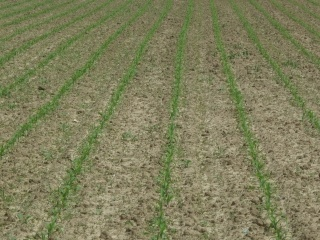
#> input picture CropRowDetection/Images/crop_row_023.JPG, 320 x 240 px, found by its file name
$ jupyter execute --allow-errors forpres.ipynb   (older library calls are emulated)
#> lines starting #> are read from the running program, lines starting #| are printed output that depends on the picture; after the words box and inside, x2 and y2 are one past the last pixel; in counts of white or black regions, pixels touching at a corner belong together
#> further down, image is the input picture: shape (240, 320, 3); mean B, G, R 91.7, 126.7, 127
### FinalAlgorithm/Preprocessing.py
import numpy as np
import cv2
from scipy.signal import medfilt
from PIL import Image
from colormap import rgb2hex, hex2rgb
from skimage.color import rgb2lab
import extcolors
import matplotlib.pyplot as plt
import pandas as pd


VID = 0
IMG = 1


def init(image, mode):

    av_info = 0
    height_sky = sky_process(image)
    col_veg = extract_veg_colour(image) #maybe to do it image with no sky?
    if (mode==VID):
        av_info = get_average_data(image, col_veg) #put this in init

    return height_sky, col_veg, av_info


def get_sky_region_gradient(image):
    """
    input : rgb image
    output : image with ground px put to 0
    """

    w = image.shape[1]
#> w = 320
    img_gray = cv2.cvtColor(image, cv2.COLOR_BGR2GRAY)
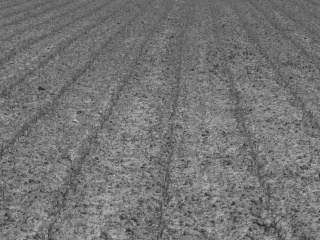
#> img_gray: shape (240, 320); min 37, max 197, mean 116.3
    img_gray = cv2.blur(img_gray, (9, 3))
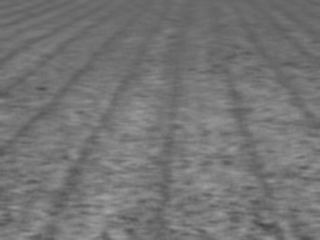
#> img_gray: shape (240, 320); min 69, max 162, mean 116.3
    img_gray = cv2.medianBlur(img_gray, 5)
    lap = cv2.Laplacian(img_gray, cv2.CV_8U)
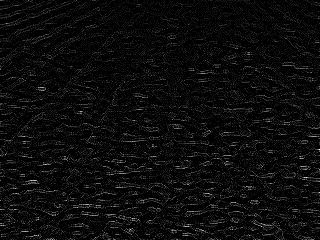
#> lap: shape (240, 320); min 0, max 24, mean 1.1; drawn with min black and max white

    gradient_mask = (lap < 5).astype(np.uint8) # keep region with small laplacian
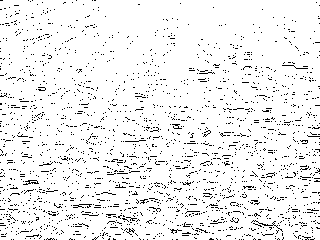
#> gradient_mask: shape (240, 320); values 0 (black) and 1 (white), 93.8% white; black in thin lines or dots

    kernel = cv2.getStructuringElement(cv2.MORPH_RECT, (9, 3))
    mask = cv2.morphologyEx(gradient_mask, cv2.MORPH_ERODE, kernel) #erosion, minimum of neighbouring px
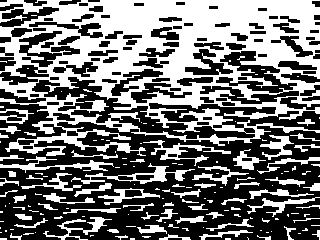
#> mask: shape (240, 320); values 0 (black) and 1 (white), 44.3% white; 157 white regions (94 under 20 px), largest, box (x1, y1, x2, y2) and area: (0, 0, 320, 156) 25596, (71, 163, 195, 184) 619, (0, 156, 114, 173) 527

    for i in range(w): #for each column
        raw = mask[:, i]
        after_median = medfilt(raw, 19)
        try:
            first_zero_index = np.where(after_median == 0)[0][0]
            first_one_index = np.where(after_median == 1)[0][0]
            if first_zero_index > 20: # if the sky is bigger then 20 px starting from the top
                mask[first_one_index:first_zero_index, i] = 1 # put 1 between sky and land
                mask[first_zero_index:, i] = 0 # put 0 in land (appears black)
                mask[:first_one_index, i] = 0 # put 0 before the sky starts
        except:
            continue
#> this loop made 320 passes
#> (first_zero_index, first_one_index) on passes 1 to 3: (0, 6), (0, 6), (0, 24)
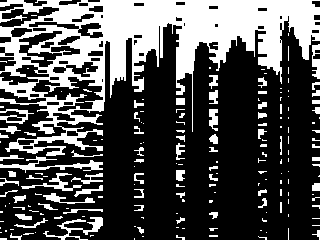
#> mask: shape (240, 320); values 0 (black) and 1 (white), 31.4% white; 183 white regions (116 under 20 px), largest, box (x1, y1, x2, y2) and area: (0, 0, 320, 156) 18798, (0, 156, 103, 173) 496, (43, 217, 103, 240) 389

    grad_sky = cv2.bitwise_and(image, image, mask = mask)
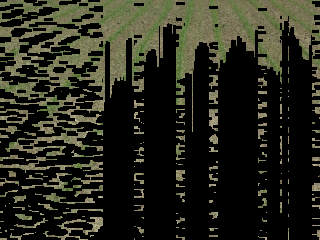
#> grad_sky: shape (240, 320, 3); mean R, G, B 38.8, 39.3, 27.8

    return grad_sky


def cut_image_from_mask(grad_sky,img):
    """
    input : gradient of the image, image
    output : height of the sky
    """

    low = np.array([1,1,1])
    high = np.array([256,256,256])
    masked_sky = cv2.inRange(grad_sky, low, high)
    sky_height = 0

    h,w = masked_sky.shape
#> h = 240; w = 320
    i = h #start from the buttom of the image
#> i = 240
    count = flag = j = 0

    while((i>0) & (flag==0)): # slowly go up, stopping if 50% of a row is considered sky
        i = i-1
        j = count = 0
        while(j<w):
            if (masked_sky[i,j] == 255) : # if px is sky
                count = count + 1
            j = j+1
            if (count > (w*0.5)):
                sky_height = i;
                flag = 1
#> after the loop, i = 60

    return sky_height


def sky_process(image) :
    """
    input : image rgb with sky on
    output : height of the sky
    """

    grad_sky = get_sky_region_gradient(image)
    height_sky = cut_image_from_mask(grad_sky, image)
#> height_sky = 60

    if (height_sky>(image.shape[0])/2): #if too much sky
        height_sky = 0

    return height_sky


# [12 lines left out: function colors_to_array, not called in this run]


def extract_rgb_colours(image):
    """
    input : rgb image as np array
    output : list of main rgb colors
    """
    image_pil = Image.fromarray(image)
    colors_x = extcolors.extract_from_image(image_pil, tolerance = 6, limit=10) # 3, limit = 16) #16)
    rgb_colours = colors_to_array(colors_x)
    donuts(colors_x)# for debugging
    return rgb_colours


def rgb_to_hex(rgb):
    return '%02x%02x%02x' % rgb


# [35 lines left out: functions extract_greenest_colour, get_average_data, not called in this run]


def extract_veg_colour(image):
    """
    input : image, rgb space
    output : colour of the vegetation to be used in later masking
    """

    rgb_colours = extract_rgb_colours(image)
    colour = extract_greenest_colour(rgb_colours, image)

    return colour


# [77 lines left out: functions mask_vegetation, in_colour_range, get_vegetation_mask, donuts, not called in this run]

### FinalAlgorithm/forpres.ipynb
[cell 1]
import cv2
import numpy as np
import os
import matplotlib.pyplot as plt
import Preprocessing

[cell 2]
image = cv2.imread(os.path.join('/home/roxane/Desktop/M3_2022/Caterra/dataset_straigt_lines', 'crop_row_023.JPG'))
image = cv2.cvtColor(image, cv2.COLOR_BGR2RGB)

[cell 3]
plt.imshow(image)

#> (a cell that did not finish here is left out)

vegetation_mask = Preprocessing.get_vegetation_mask(image, height_sky, col_veg, 1, av_info)

#> (a cell that did not finish here is left out)

#> (a cell that did not finish here is left out)

$ run again, with CropRowDetection/Images/crop_row_001.JPG copied over CropRowDetection/Images/crop_row_023.JPG
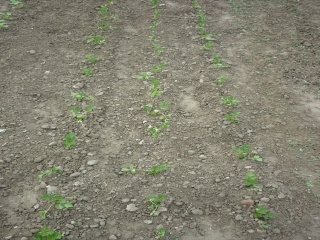
#> input picture CropRowDetection/Images/crop_row_001.JPG, 320 x 240 px, found by its file name
#> image is the input picture: shape (240, 320, 3); mean B, G, R 113.1, 129.9, 131.3
#> gradient_mask: shape (240, 320); values 0 (black) and 1 (white), 92.9% white; black in thin lines or dots
#> the loop in get_sky_region_gradient, `for i in range(w):` made 320 passes
#> (first_zero_index, first_one_index) on passes 1 to 3: (0, 15), (0, 41), (0, 44)
#> after the loop in get_sky_region_gradient, `for i in range(w):`:
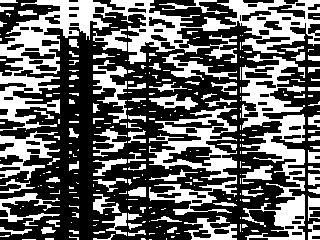
#> mask: shape (240, 320); values 0 (black) and 1 (white), 38.5% white; 255 white regions (164 under 20 px), largest, box (x1, y1, x2, y2) and area: (0, 0, 320, 131) 9842, (242, 54, 305, 240) 4946, (149, 106, 237, 215) 3380
#> in get_sky_region_gradient, `grad_sky = cv2.bitwise_and(image, image, mask = mask)`:
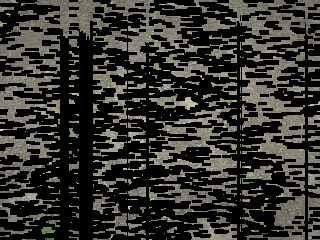
#> grad_sky: shape (240, 320, 3); mean R, G, B 51.8, 51, 44.8
#> in sky_process, `height_sky = cut_image_from_mask(grad_sky, image)`: height_sky = 199
#> in init, `height_sky = sky_process(image)`: height_sky = 0

$ run again, with CropRowDetection/Images/crop_row_002.JPG copied over CropRowDetection/Images/crop_row_023.JPG
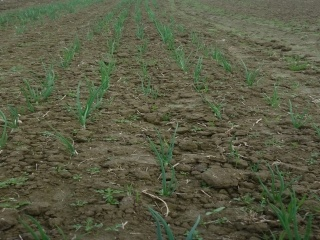
#> input picture CropRowDetection/Images/crop_row_002.JPG, 320 x 240 px, found by its file name
#> image is the input picture: shape (240, 320, 3); mean B, G, R 68.5, 91.7, 89.3
#> in get_sky_region_gradient, `gradient_mask = (lap < 5).astype(np.uint8)`:
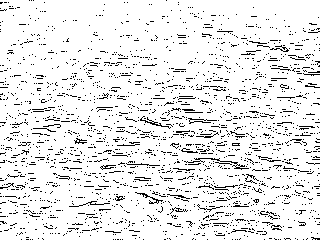
#> gradient_mask: shape (240, 320); values 0 (black) and 1 (white), 91.2% white; black in thin lines or dots
#> the loop in get_sky_region_gradient, `for i in range(w):` made 320 passes
#> (first_zero_index, first_one_index) on passes 1 to 3: (0, 9), (0, 9), (0, 9)
#> in get_sky_region_gradient, `grad_sky = cv2.bitwise_and(image, image, mask = mask)`:
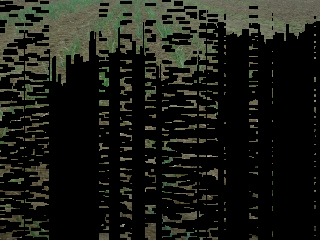
#> grad_sky: shape (240, 320, 3); mean R, G, B 26.4, 27.9, 21.4
#> masked_sky: shape (240, 320); 27.1% white; 281 white regions (181 under 20 px), largest, box (x1, y1, x2, y2) and area: (0, 0, 320, 86) 12986, (25, 162, 49, 186) 302, (25, 57, 49, 75) 283
#> in sky_process, `height_sky = cut_image_from_mask(grad_sky, image)`: height_sky = 49

$ run again, with CropRowDetection/Images/crop_row_008.JPG copied over CropRowDetection/Images/crop_row_023.JPG
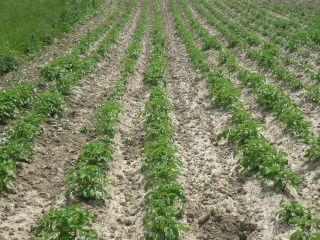
#> input picture CropRowDetection/Images/crop_row_008.JPG, 320 x 240 px, found by its file name
#> image is the input picture: shape (240, 320, 3); mean B, G, R 95.8, 133.4, 123.6
#> gradient_mask: shape (240, 320); values 0 (black) and 1 (white), 85.5% white; black in thin lines or dots
#> the loop in get_sky_region_gradient, `for i in range(w):` made 320 passes
#> (first_zero_index, first_one_index) on passes 1 to 3: (64, 0), (64, 0), (62, 0)
#> in get_sky_region_gradient, `grad_sky = cv2.bitwise_and(image, image, mask = mask)`:
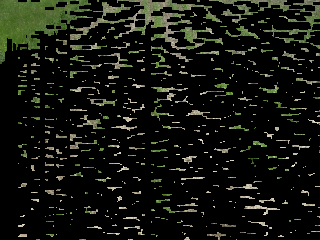
#> grad_sky: shape (240, 320, 3); mean R, G, B 20.1, 22.3, 15.3
#> masked_sky: shape (240, 320); 16.3% white; 463 white regions (362 under 20 px), largest, box (x1, y1, x2, y2) and area: (0, 0, 93, 64) 2847, (70, 0, 223, 50) 2245, (209, 0, 320, 43) 1126
#> in sky_process, `height_sky = cut_image_from_mask(grad_sky, image)`: height_sky = 31
